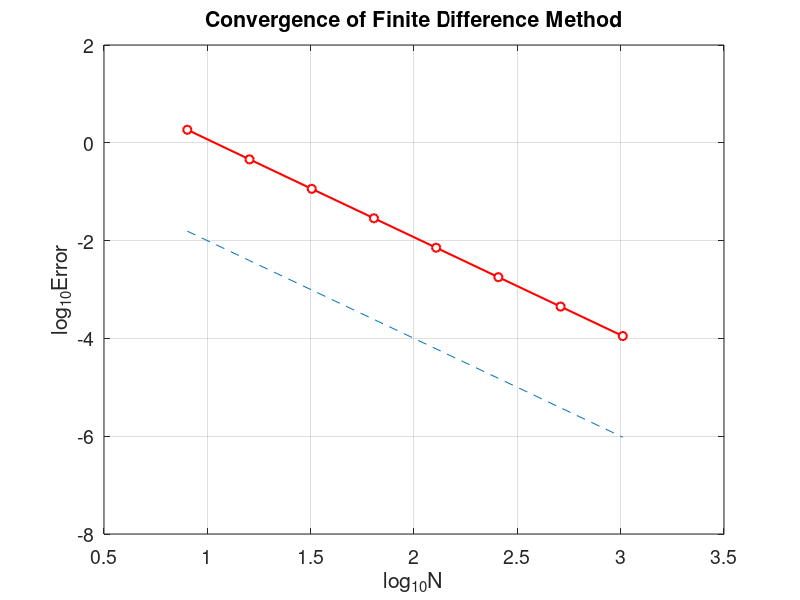

Write the MATLAB code that produced this figure.
% fdm2d1_error.m 
% finite difference method for 2D problem
% -d^2u/dx^2-d^2u/dy^2=f(x,y)
% f(x,y)=-2*pi^2*exp(pi*(x+y))*(sin(pi*x)*cos(pi*y)+cos(pi*x)*sin(pi*y))
% exact solution: ue=exp(pi*x+pi*y)*sin(pi*x)*sin(pi*y)
clear all
Nvec=2.^[3:10];
Err=[];
for n=Nvec
   h=1/n;
   x=[0:h:1]';
   y=[0:h:1]';
   N=length(x)-1;
   M=length(y)-1;
   [X,Y]=meshgrid(x,y);
   X=X(2:M,2:N);
   Y=Y(2:M,2:N);
   % generate the matrix of RHS
   f=-2*pi^2*exp(pi*X+pi*Y).*(sin(pi*X).*cos(pi*Y)+cos(pi*X).*sin(pi*Y));
   % constructing the coefficient matrix
   e=ones(N-1,1);
   C=1/h^2*spdiags([-e 4*e -e],[-1 0 1],N-1,N-1);
   D=-1/h^2*eye(N-1);
   e=ones(M-1,1);
   A=kron(eye(M-1),C)+kron(spdiags([e e],[-1 1],M-1,M-1),D);
   % solving the linear system
   f=f';
   u=zeros(M+1,N+1);
   u(2:M,2:N)=reshape(A\f(:),N-1,M-1)';
   u(:,1)=0;
   u(:,end)=0;
   ue=zeros(M+1,N+1);
   % numerical solution
   ue(2:M,2:N)=exp(pi*X+pi*Y).*sin(pi*X).*sin(pi*Y);
   err=max(max(abs(u-ue)));     % maximum error
   Err=[Err,err];
end
plot(log10(Nvec),log10(Err),'ro-','MarkerFaceColor','w','LineWidth',1.5)
hold on,
plot(log10(Nvec), log10(Nvec.^(-2)), '--')
grid on,
xlabel('log_{10}N','fontsize', 16), ylabel('log_{10}Error','fontsize',16),
title('Convergence of Finite Difference Method','fontsize',14)
set(gca,'fontsize',14)

for i=1:length(Nvec)-1     % computating convergence order
   order(i)=-log(Err(i)/Err(i+1))/(log(Nvec(i)/Nvec(i+1)));
end
Err
order
